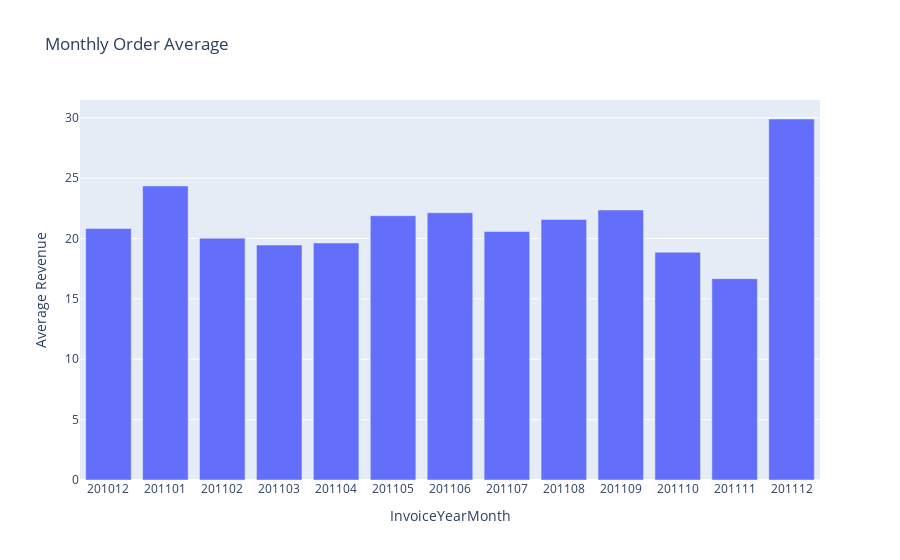

Notebook source saved alongside this figure:
### Code cell
#plot the bar chart
plot_data = [
    go.Bar(
        x=df_monthly_order_avg['Invoice->YearMonth'],
        y=df_monthly_order_avg['Total Amount'],
    )
]

plot_layout = go.Layout(
        xaxis={"type": "category"},
                xaxis_title = 'InvoiceYearMonth',
            yaxis_title='Average Revenue',
        title='Monthly Order Average'
    )
fig = go.Figure(data=plot_data, layout=plot_layout)
pyoff.iplot(fig)

### Figure 1 — Plotly figure (JSON) as saved in the notebook; plotly's stock layout.template omitted (floating-point values rounded to 4 significant figures)
{"data": [{"type": "bar", "x": [201012, 201101, 201102, 201103, 201104, 201105, 201106, 201107, 201108, 201109, 201110, 201111, 201112], "y": [20.83, 24.35, 20.03, 19.46, 19.63, 21.89, 22.14, 20.58, 21.57, 22.36, 18.86, 16.68, 29.9]}], "layout": {"title": {"text": "Monthly Order Average"}, "xaxis": {"title": {"text": "InvoiceYearMonth"}, "type": "category"}, "yaxis": {"title": {"text": "Average Revenue"}}}}
